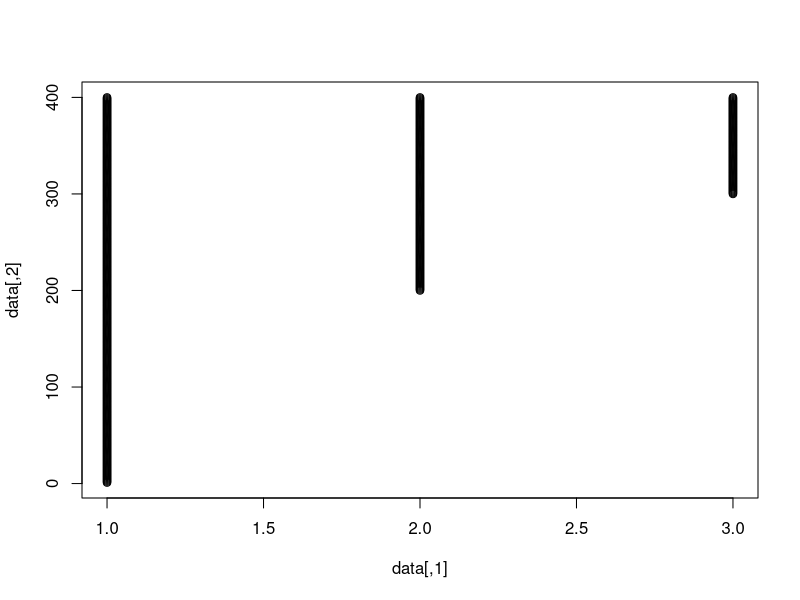
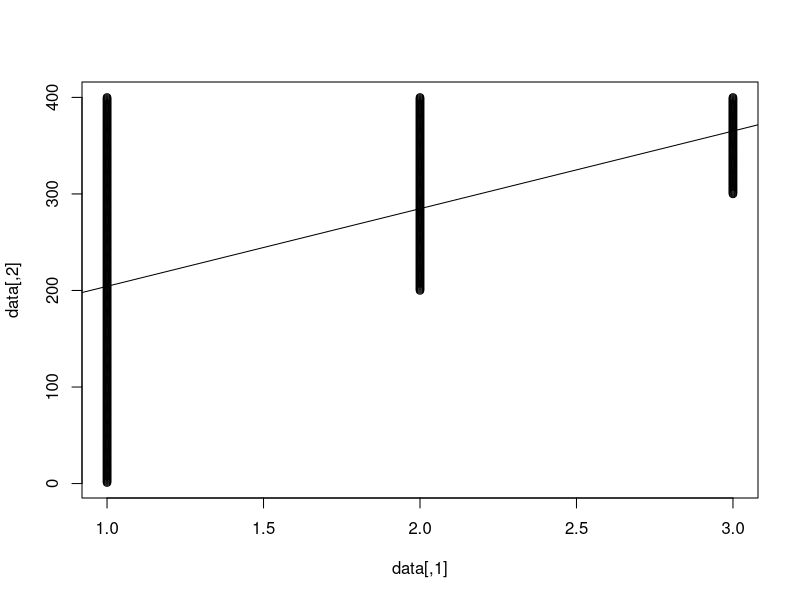

These charts were generated, in order, by the following R code:
## ---- chunk 1
library(tidyverse)
library(caret)
## ---- chunk 2
# Load the data
data("Boston", package = "MASS")
# Split the data into training and test set
set.seed(123)
training.samples <- Boston$medv %>%
  createDataPartition(p = 0.8, list = FALSE)
train.data  <- Boston[training.samples, ]
test.data <- Boston[-training.samples, ]
## ---- chunk 3
# Build the model
model1 <- lm(medv ~., data = train.data)
# Make predictions
predictions <- model1 %>% predict(test.data)
# Model performance
data.frame(
  RMSE = RMSE(predictions, test.data$medv),
  R2 = R2(predictions, test.data$medv)
)
## ---- chunk 4
car::vif(model1)
## ---- chunk 5
RSS = 3:10 #Right shoe size
LSS = rnorm(RSS, RSS, 0.1) #Left shoe size - similar to RSS
cor(LSS, RSS) #correlation ~ 0.99

weights = 120 + rnorm(RSS, 10*RSS, 10)

##Fit a joint model
m = lm(weights ~ LSS + RSS)

##F-value is very small, but neither LSS or RSS are significant
summary(m)

##Fitting RSS or LSS separately gives a significant result. 
summary(lm(weights ~ LSS))

## ---- chunk 6
data=rbind(
cbind(1,1:400),
cbind(2,200:400),
cbind(3,300:400))
plot(data)

## ---- chunk 7
fit=lm(data[,2]~data[,1])
summary(fit)
plot(data)
abline(fit)
